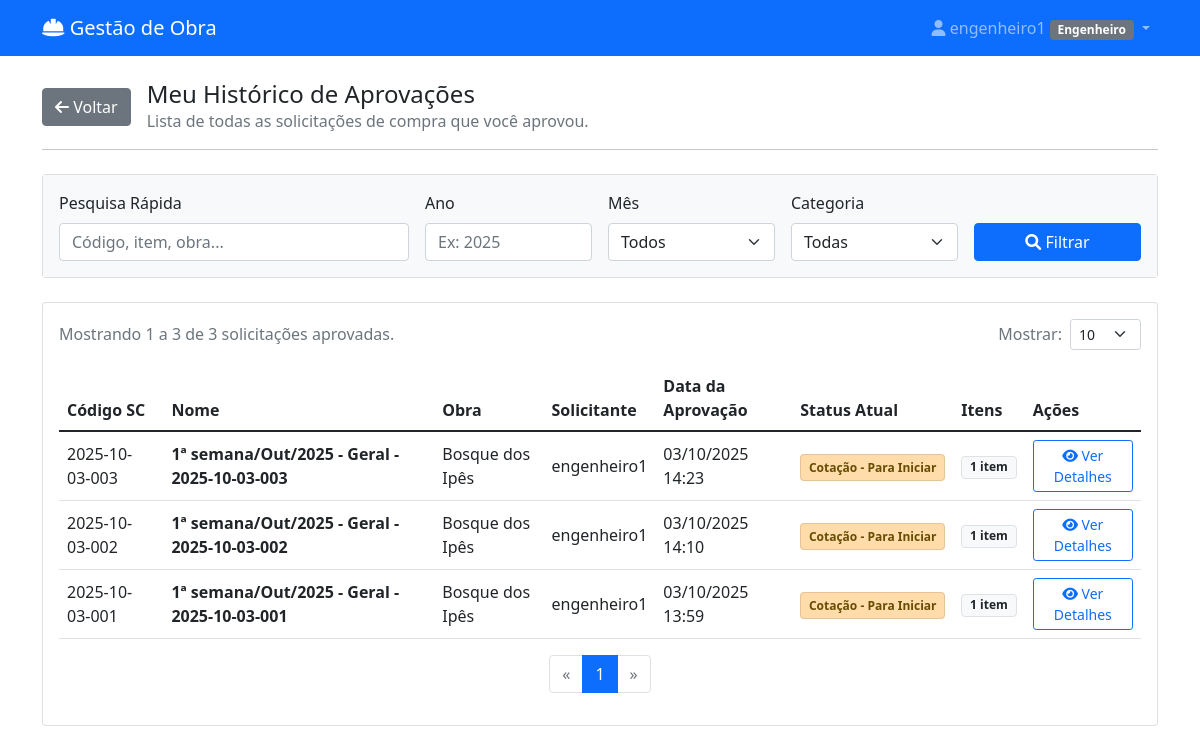
/historico-aprovacoes/ (signed in), run on an earlier commit of the app's database.
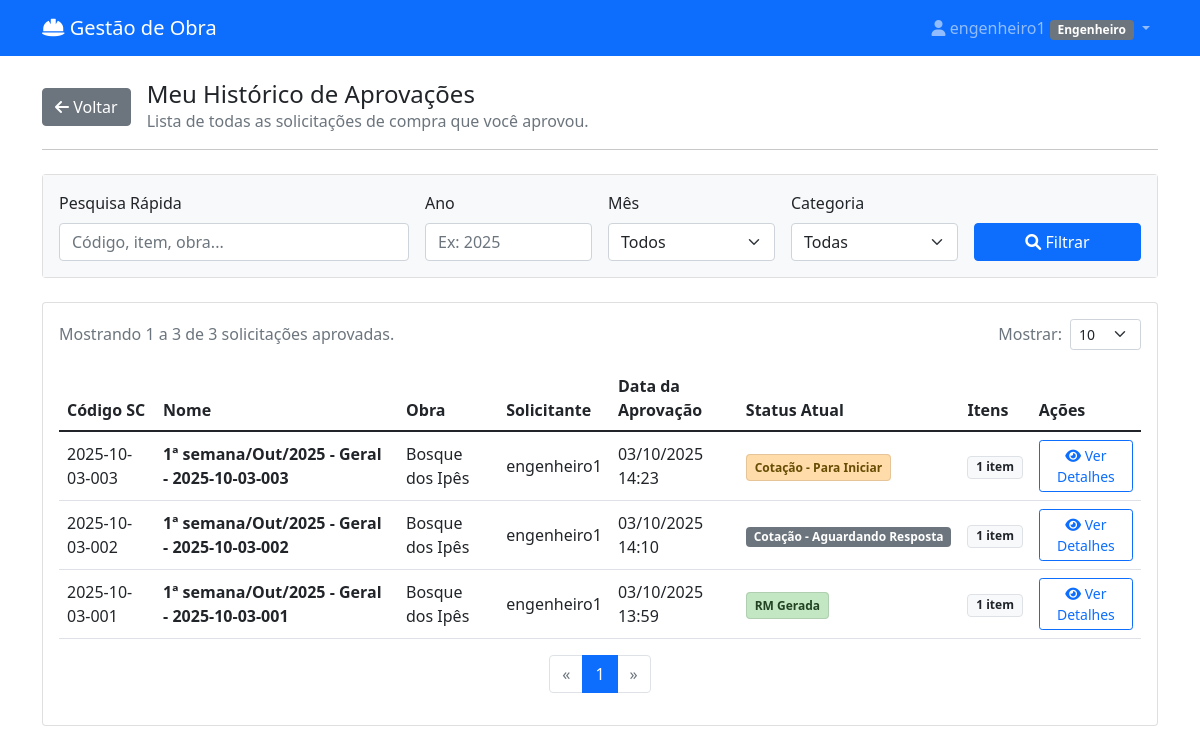
And on a later commit of the database.
### materiais/models.py (models this page shows, shortened)
class SolicitacaoCompra(models.Model):
    STATUS_CHOICES = [
        ('rascunho', 'Rascunho'),
        ('pendente_aprovacao', 'Pendente de Aprovação'),
        ('aprovado_engenharia', 'Aprovado - Engenharia'),
        ('aprovada', 'Cotação - Para Iniciar'),
        ('rejeitada', 'Rejeitada'),
        ('em_cotacao', 'Cotação - Em Andamento'),
        ('aguardando_resposta', 'Cotação - Aguardando Resposta'),
        ('cotacao_selecionada', 'Cotação - Recebida/Analisar'),
        ('finalizada', 'RM Gerada'),
        ('a_caminho', 'A Caminho'),
        ('recebida_parcial', 'Recebida Parcialmente'),  # <-- NOVO STATUS ADICIONADO
        ('recebida', 'Recebida'),
    ]
    numero = models.CharField(max_length=100, unique=True, blank=True, verbose_name="Código")
    solicitante = models.ForeignKey(User, on_delete=models.CASCADE, related_name='solicitacoes')
    obra = models.ForeignKey(Obra, on_delete=models.CASCADE, null=True, blank=True)
    destino = models.ForeignKey(
        DestinoEntrega,
        on_delete=models.SET_NULL,
        null=True,
        blank=True,
        verbose_name="Destino de Entrega"
    )
    categoria_sc = models.ForeignKey(
        CategoriaSC,
        on_delete=models.SET_NULL,
        null=True,
        blank=True,
        verbose_name="Categoria da SC"
    )
    data_criacao = models.DateTimeField(auto_now_add=True)
    data_necessidade = models.DateField()
    justificativa = models.TextField(verbose_name="Observação Geral")
    is_emergencial = models.BooleanField(default=False, verbose_name="Solicitação Emergencial")
    status = models.CharField(max_length=20, choices=STATUS_CHOICES, default='rascunho')
    aprovador = models.ForeignKey(User, on_delete=models.SET_NULL, null=True, blank=True, related_name='aprovacoes')
    data_aprovacao = models.DateTimeField(null=True, blank=True)
    observacoes_aprovacao = models.TextField(blank=True)
    data_recebimento = models.DateTimeField(null=True, blank=True, verbose_name="Data de Recebimento")
    recebedor = models.ForeignKey(User, on_delete=models.CASCADE, verbose_name="Recebedor", null=True, blank=True)
    sc_mae = models.ForeignKey(
        'self',
        on_delete=models.SET_NULL,
        null=True,
        blank=True,
        related_name='scs_filhas'
    )
    @property
    def nome_descritivo(self):
        if not self.numero or not self.data_criacao:
            return "SC em criação..."
        data = timezone.localtime(self.data_criacao)
        semana_do_mes = (data.day - 1) // 7 + 1
        meses = ['Jan', 'Fev', 'Mar', 'Abr', 'Mai', 'Jun', 'Jul', 'Ago', 'Set', 'Out', 'Nov', 'Dez']
        mes_str = meses[data.month - 1]
        ano_str = data.strftime('%Y')
        categoria_nome = self.categoria_sc.nome if self.categoria_sc else "Geral"
        return f"{semana_do_mes}ª semana/{mes_str}/{ano_str} - {categoria_nome} - {self.numero}"

class Obra(models.Model):
    nome = models.CharField(max_length=100, verbose_name="Nome da Obra")
    endereco = models.CharField(max_length=200, blank=True, verbose_name="Endereço")
    data_inicio = models.DateField(null=True, blank=True, verbose_name="Data de Início")
    data_fim = models.DateField(null=True, blank=True, verbose_name="Data de Fim")
    ativa = models.BooleanField(default=True, verbose_name="Ativa")
    class Meta:
        verbose_name = "Obra"
        verbose_name_plural = "Obras"

class User(AbstractUser):
    PERFIL_CHOICES = [
        ('almoxarife_obra', 'Almoxarife da Obra'),
        ('engenheiro', 'Engenheiro'),
        ('almoxarife_escritorio', 'Almoxarife do Escritório'),
        ('diretor', 'Diretor'),
    ]
    perfil = models.CharField(max_length=30, choices=PERFIL_CHOICES)
    telefone = models.CharField(max_length=15, blank=True)
    obras = models.ManyToManyField('Obra', blank=True, related_name='usuarios')
    assinatura_imagem = models.ImageField(upload_to='assinaturas/', null=True, blank=True, verbose_name="Imagem da Assinatura")

### materiais/views.py (the view, shortened to what this page needs)
# urls.py: path('historico-aprovacoes/', views.historico_aprovacoes, name='historico_aprovacoes'),
@login_required
def historico_aprovacoes(request):
    if request.user.perfil != 'engenheiro':
        messages.error(request, 'Acesso negado.')
        return redirect('materiais:dashboard')
    termo_busca = request.GET.get('q', '').strip()
    ano = request.GET.get('ano', '')
    mes = request.GET.get('mes', '')
    categoria_id = request.GET.get('categoria', '')
    page = request.GET.get('page')
    num_paginas_str = request.GET.get('num_paginas', '20')
    try:
        num_paginas = int(num_paginas_str)
        if num_paginas <= 0 or num_paginas > 100: # Limite sensato para evitar problemas
            num_paginas = 20
    except ValueError:
        num_paginas = 20
    base_query = SolicitacaoCompra.objects.filter(
        aprovador=request.user
    ).select_related('obra', 'solicitante', 'categoria_sc').prefetch_related('itens').order_by('-data_aprovacao')
    solicitacoes_aprovadas = base_query
    if ano:
        solicitacoes_aprovadas = solicitacoes_aprovadas.filter(data_criacao__year=ano)
    if mes:
        solicitacoes_aprovadas = solicitacoes_aprovadas.filter(data_criacao__month=mes)
    if categoria_id:
        solicitacoes_aprovadas = solicitacoes_aprovadas.filter(categoria_sc_id=categoria_id)
    solicitacoes_aprovadas = solicitacoes_aprovadas.annotate(num_itens=Count('itens'))
    paginator = Paginator(solicitacoes_aprovadas, num_paginas)
    try:
        solicitacoes_paginadas = paginator.page(page)
    except PageNotAnInteger:
        solicitacoes_paginadas = paginator.page(1)
    except EmptyPage:
        solicitacoes_paginadas = paginator.page(paginator.num_pages)
    context = {
        'solicitacoes': solicitacoes_paginadas,
        'categorias_sc': CategoriaSC.objects.all().order_by('nome'),
        'meses_opcoes': range(1, 13),
        'filtros_aplicados': {
            'q': termo_busca,
            'ano': ano,
            'mes': mes,
            'categoria': categoria_id,
        },
        'num_paginas_opcoes': [10, 25, 50, 100],
        'num_paginas': num_paginas
    }
    return render(request, 'materiais/historico_aprovacoes.html', context)

### materiais/templates/materiais/historico_aprovacoes.html (shortened to what the changed rows need)
{% extends 'materiais/base.html' %}
{% load materiais_extras %} {% block title %}Histórico de Aprovações{% endblock %}
{% block content %}
<div class="card">
    <div class="card-body">
        {% if solicitacoes %}
            <div class="table-responsive">
                <table class="table table-hover align-middle">
                    <thead>
                        <tr>
                            <th>Código SC</th>
                            <th>Nome</th>
                            <th>Obra</th>
                            <th>Solicitante</th>
                            <th>Data da Aprovação</th>
                            <th>Status Atual</th>
                            <th>Itens</th>
                            <th>Ações</th>
                        </tr>
                    </thead>
                    <tbody>
                        {% for sc in solicitacoes %}
                        <tr>
                            <td>
                                {{ sc.numero }}
                            </td>
                            <td><strong>{{ sc.nome_descritivo }}</strong></td>
                            <td>{{ sc.obra.nome|default:"-" }}</td>
                            <td>{{ sc.solicitante.get_full_name|default:sc.solicitante.username }}</td>
                            <td>{{ sc.data_aprovacao|date:"d/m/Y H:i" }}</td>
                            <td>
                                {% if sc.status == 'pendente_aprovacao' %}
                                    <span class="status-badge badge-aberto">{{ sc.get_status_display }}</span>
                                {% elif sc.status == 'aprovada' %}
                                    <span class="status-badge badge-aprovado">{{ sc.get_status_display }}</span>
                                {% elif sc.status == 'em_cotacao' %}
                                    <span class="status-badge badge-cotacao">{{ sc.get_status_display }}</span>
                                {% elif sc.status == 'cotacao_selecionada' %}
                                    <span class="status-badge badge-cotacao-selecionada">{{ sc.get_status_display }}</span>
                                {% elif sc.status == 'finalizada' %}
                                    <span class="status-badge badge-finalizada">{{ sc.get_status_display }}</span>
                                {% elif sc.status == 'a_caminho' %}
                                    <span class="status-badge badge-caminho">{{ sc.get_status_display }}</span>
                                {% elif sc.status == 'recebida' %}
                                    <span class="status-badge badge-entregue">{{ sc.get_status_display }}</span>
                                {% elif sc.status == 'rejeitada' %}
                                    <span class="status-badge badge-rejeitada">{{ sc.get_status_display }}</span>
                                {% else %}
                                    <span class="badge bg-secondary">{{ sc.get_status_display }}</span>
                                {% endif %}
                            </td>
                            <td>
                                <span class="badge bg-light text-dark border">{{ sc.num_itens|default:0 }} item{{ sc.num_itens|default:0|pluralize:"s" }}</span>
                            </td>
                            <td>
                                <button class="btn btn-sm btn-outline-primary btn-ver-detalhes"
                                        data-bs-toggle="modal"
                                        data-bs-target="#modalDetalhesSC"
                                        data-sc-id="{{ sc.id }}">
                                    <i class="fas fa-eye"></i> Ver Detalhes
                                </button>
                            </td>
                        </tr>
                        {% endfor %}
                    </tbody>
                </table>
            </div>
        {% else %}
            <div class="text-center p-5">
                <i class="fas fa-inbox fa-3x text-muted mb-3"></i>
                <h5>Nenhuma solicitação aprovada encontrada.</h5>
                <p class="text-muted">Tente ajustar os filtros.</p>
            </div>
        {% endif %}
    </div>
</div>
{% endblock %}

What changed in the data, as far as the page shows it:
changed SolicitacaoCompra: status "Cotação - Para Iniciar" → "Cotação - Aguardando Resposta"
changed SolicitacaoCompra: status "Cotação - Para Iniciar" → "RM Gerada"
